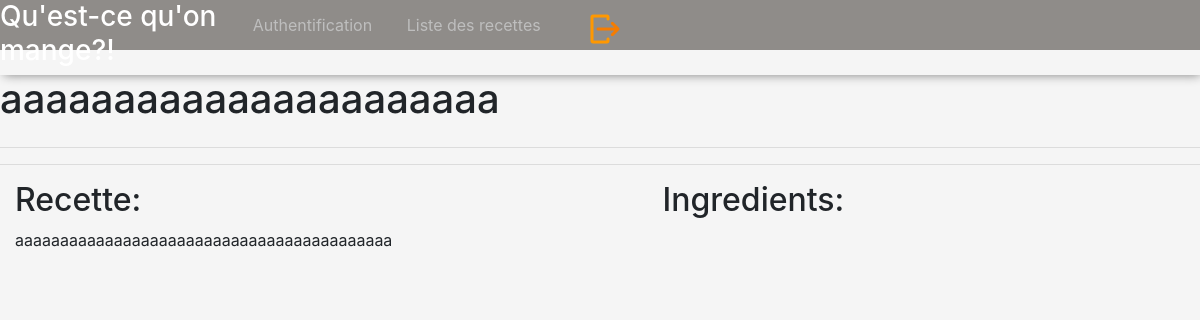
The app's page /ctrl/routeur.php?route=recipe&id=4 with its own data.
### tables this page shows
CREATE TABLE `recipe` (
  `id_recipe` int(10) UNSIGNED NOT NULL,
  `recipe_title` varchar(50) NOT NULL,
  `recipe` text NOT NULL,
  `recipe_visibility` int(1) NOT NULL,
  `id_cooker` int(10) UNSIGNED NOT NULL,
  `photoFileName` varchar(50) DEFAULT NULL
);

### ctrl/routeur.php (called while the page is built, shortened)
<?php
$route = filter_input(INPUT_POST, "route");
if ($route == NULL) {
    $route = filter_input(INPUT_GET, "route");
}
switch ($route) {
    case "recipe":
        $route = '../boundaries/recipeIHM.php';
        break;
}
include $route;
?>

### daos/RecipeDAO.php (called while the page is built, shortened)
<?php
require_once '../ett/Recipe.php';
class RecipeDAO {
    public static function selectOne(pdo $pdo, $idRecipe) {
        try {
            $requet = "SELECT * FROM qqm.recipe WHERE id_recipe = ? ;";
            $stmt = $pdo->prepare($requet);
            $stmt->bindParam(1, $idRecipe);
            $stmt->execute();
            $raw = $stmt->fetch(PDO::FETCH_ASSOC);
            $recipe = new Recipe($raw['id_recipe'], $raw['recipe_title'], $raw['recipe'], $raw['recipe_visibility'], $raw['id_cooker'], $raw['photoFileName']);
        } catch (PDOException $ex) {
            echo 'ERREUR:' . $ex->getMessage();
        }
        return $recipe;
    }
}

### ett/Recipe.php (called while the page is built, shortened)
<?php
class Recipe {
    private $recipeTitle;
    private $recipe;
    function __construct($idRecipe, $recipeTitle, $recipe, $recipeVisibility, $idCooker, $photoFileName) {
        $this->recipeTitle = $recipeTitle;
        $this->recipe = $recipe;
    }
    public function getRecipeTitle() {
        return $this->recipeTitle;
    }
    public function getRecipe() {
        return $this->recipe;
    }
}

### ctrl/recipeCtrl.php (the view, shortened to what this page needs)
<?php
require_once '../ett/Recipe.php';
require_once '../daos/RecipeDAO.php';
$pdo = Connexion::seConnecter('../daos/bd.ini');
$idSelectedRecipe = filter_input(INPUT_GET, 'id');
$selectedRecipe = RecipeDAO::selectOne($pdo, $idSelectedRecipe);
if ($selectedRecipe != NULL) {
    $title = "<h1>" . $selectedRecipe->getRecipeTitle() . "</h1>";
    $recipe = "<p>" . $selectedRecipe->getRecipe() . "</p>";
}

### css/style.css (style rules this page uses)
body { margin: auto; background-color: whitesmoke; background-image: url("../images/food-background.jpg"); background-position-x: center; }

### records on screen
recipe: recipe_title "aaaaaaaaaaaaaaaaaaaaaa", recipe "aaaaaaaaaaaaaaaaaaaaaaaaaaaaaaaaaaaaaaaaaa"
